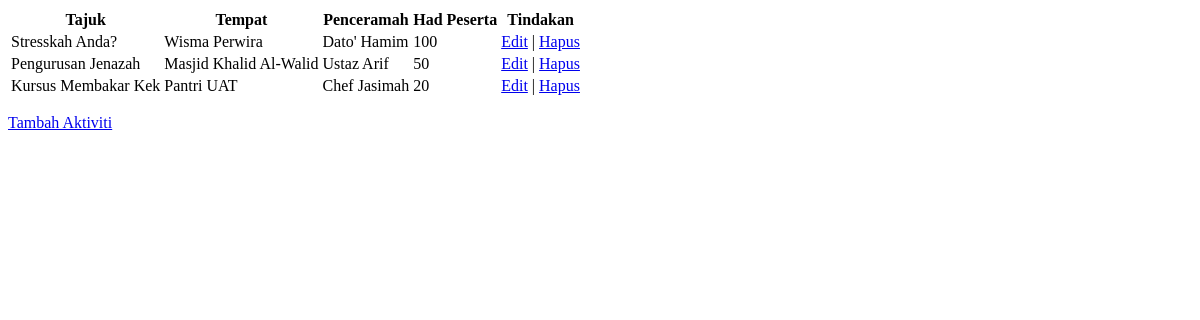
Page /penganjur/ on the earlier database version.
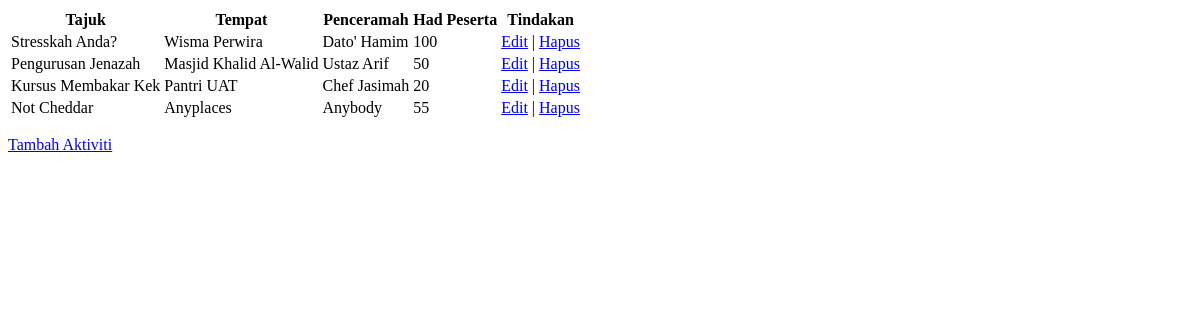
Same page on the later database version.
### penganjur/models.py (models this page shows, shortened)
class Aktiviti(models.Model):
	tajuk = models.CharField('Tajuk',blank=False,null=False,max_length=300)
	tempat = models.CharField('Tempat',blank=True,null=True,max_length=300)
	penceramah = models.CharField('Penceramah',blank=True,null=True,max_length=300)
	hadpeserta = models.IntegerField('Had Peserta',blank=True,null=True)

### penganjur/views.py (the view)
# urls.py: 2. Add a URL to urlpatterns:  path('', views.home, name='home')
def home(request):
	a = Aktiviti.objects.all()
	return render(request,'penganjur/home.html',{'aktiviti' : a})

### templates/penganjur/home.html
<table>
	<tr>
		<th>Tajuk</th>
		<th>Tempat</th>
		<th>Penceramah</th>
		<th>Had Peserta</th>
		<th>Tindakan</th>
	</tr>
	{% for a in aktiviti %}
	<tr>
		<td>{{ a.tajuk }}</td>
		<td>{{ a.tempat }}</td>
		<td>{{ a.penceramah }}</td>
		<td>{{ a.hadpeserta }}</td>
		<td><a href="{% url 'edit_aktiviti' a.pk %}">Edit</a> | <a href="{% url 'delete_aktiviti' a.pk %}">Hapus</a></td>
	</tr>
	{% endfor %}
</table>
<p>
	<a href="{%url 'add_aktiviti' %}">Tambah Aktiviti</a>
</p>

Differences in the rows shown:
added Aktiviti: tajuk "Not Cheddar", tempat "Anyplaces", penceramah "Anybody", hadpeserta "55"
